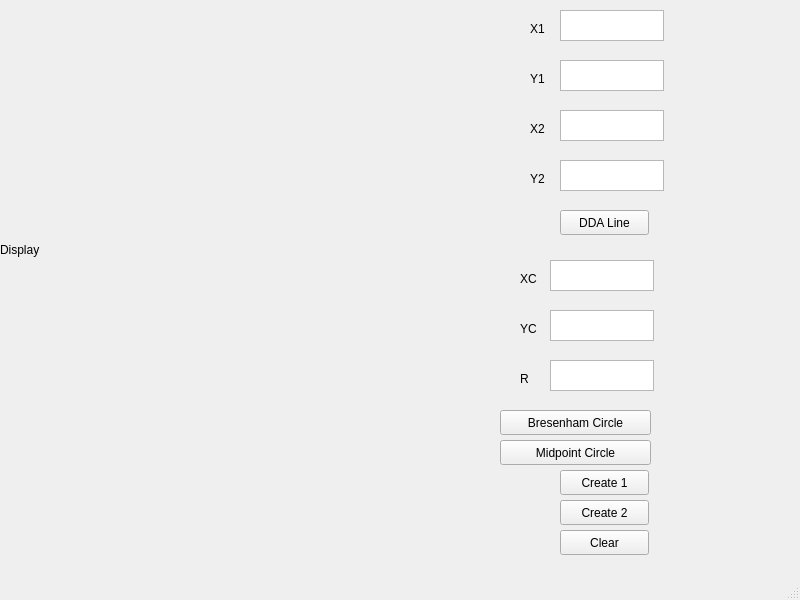
<?xml version="1.0" encoding="UTF-8"?>
<ui version="4.0">
 <class>MainWindow</class>
 <widget class="QMainWindow" name="MainWindow">
  <property name="geometry">
   <rect>
    <x>0</x>
    <y>0</y>
    <width>800</width>
    <height>600</height>
   </rect>
  </property>
  <property name="windowTitle">
   <string>MainWindow</string>
  </property>
  <widget class="QWidget" name="centralwidget">
   <widget class="QPlainTextEdit" name="plainTextEdit">
    <property name="geometry">
     <rect>
      <x>560</x>
      <y>10</y>
      <width>104</width>
      <height>31</height>
     </rect>
    </property>
   </widget>
   <widget class="QPlainTextEdit" name="plainTextEdit_2">
    <property name="geometry">
     <rect>
      <x>560</x>
      <y>60</y>
      <width>104</width>
      <height>31</height>
     </rect>
    </property>
   </widget>
   <widget class="QPlainTextEdit" name="plainTextEdit_3">
    <property name="geometry">
     <rect>
      <x>560</x>
      <y>110</y>
      <width>104</width>
      <height>31</height>
     </rect>
    </property>
   </widget>
   <widget class="QPlainTextEdit" name="plainTextEdit_4">
    <property name="geometry">
     <rect>
      <x>560</x>
      <y>160</y>
      <width>104</width>
      <height>31</height>
     </rect>
    </property>
   </widget>
   <widget class="QLabel" name="label">
    <property name="geometry">
     <rect>
      <x>530</x>
      <y>20</y>
      <width>67</width>
      <height>17</height>
     </rect>
    </property>
    <property name="text">
     <string>X1</string>
    </property>
   </widget>
   <widget class="QLabel" name="label_2">
    <property name="geometry">
     <rect>
      <x>530</x>
      <y>70</y>
      <width>67</width>
      <height>17</height>
     </rect>
    </property>
    <property name="text">
     <string>Y1</string>
    </property>
   </widget>
   <widget class="QLabel" name="label_3">
    <property name="geometry">
     <rect>
      <x>530</x>
      <y>120</y>
      <width>67</width>
      <height>17</height>
     </rect>
    </property>
    <property name="text">
     <string>X2</string>
    </property>
   </widget>
   <widget class="QLabel" name="label_4">
    <property name="geometry">
     <rect>
      <x>530</x>
      <y>170</y>
      <width>67</width>
      <height>17</height>
     </rect>
    </property>
    <property name="text">
     <string>Y2</string>
    </property>
   </widget>
   <widget class="QPushButton" name="DDA_line">
    <property name="geometry">
     <rect>
      <x>560</x>
      <y>210</y>
      <width>89</width>
      <height>25</height>
     </rect>
    </property>
    <property name="text">
     <string>DDA Line</string>
    </property>
   </widget>
   <widget class="QLabel" name="display">
    <property name="geometry">
     <rect>
      <x>0</x>
      <y>0</y>
      <width>500</width>
      <height>500</height>
     </rect>
    </property>
    <property name="text">
     <string>Display</string>
    </property>
   </widget>
   <widget class="QLabel" name="label_6">
    <property name="geometry">
     <rect>
      <x>520</x>
      <y>270</y>
      <width>67</width>
      <height>17</height>
     </rect>
    </property>
    <property name="text">
     <string>XC</string>
    </property>
   </widget>
   <widget class="QLabel" name="label_7">
    <property name="geometry">
     <rect>
      <x>520</x>
      <y>320</y>
      <width>67</width>
      <height>17</height>
     </rect>
    </property>
    <property name="text">
     <string>YC</string>
    </property>
   </widget>
   <widget class="QLabel" name="label_8">
    <property name="geometry">
     <rect>
      <x>520</x>
      <y>370</y>
      <width>67</width>
      <height>17</height>
     </rect>
    </property>
    <property name="text">
     <string>R</string>
    </property>
   </widget>
   <widget class="QPlainTextEdit" name="plainTextEdit_5">
    <property name="geometry">
     <rect>
      <x>550</x>
      <y>360</y>
      <width>104</width>
      <height>31</height>
     </rect>
    </property>
   </widget>
   <widget class="QPlainTextEdit" name="plainTextEdit_6">
    <property name="geometry">
     <rect>
      <x>550</x>
      <y>310</y>
      <width>104</width>
      <height>31</height>
     </rect>
    </property>
   </widget>
   <widget class="QPlainTextEdit" name="plainTextEdit_7">
    <property name="geometry">
     <rect>
      <x>550</x>
      <y>260</y>
      <width>104</width>
      <height>31</height>
     </rect>
    </property>
   </widget>
   <widget class="QPushButton" name="B_Circle">
    <property name="geometry">
     <rect>
      <x>500</x>
      <y>410</y>
      <width>151</width>
      <height>25</height>
     </rect>
    </property>
    <property name="text">
     <string>Bresenham Circle</string>
    </property>
   </widget>
   <widget class="QPushButton" name="M_Circle">
    <property name="geometry">
     <rect>
      <x>500</x>
      <y>440</y>
      <width>151</width>
      <height>25</height>
     </rect>
    </property>
    <property name="text">
     <string>Midpoint Circle</string>
    </property>
   </widget>
   <widget class="QPushButton" name="create_1">
    <property name="geometry">
     <rect>
      <x>560</x>
      <y>470</y>
      <width>89</width>
      <height>25</height>
     </rect>
    </property>
    <property name="text">
     <string>Create 1</string>
    </property>
   </widget>
   <widget class="QPushButton" name="create_2">
    <property name="geometry">
     <rect>
      <x>560</x>
      <y>500</y>
      <width>89</width>
      <height>25</height>
     </rect>
    </property>
    <property name="text">
     <string>Create 2</string>
    </property>
   </widget>
   <widget class="QPushButton" name="clear">
    <property name="geometry">
     <rect>
      <x>560</x>
      <y>530</y>
      <width>89</width>
      <height>25</height>
     </rect>
    </property>
    <property name="text">
     <string>Clear</string>
    </property>
   </widget>
  </widget>
  <widget class="QMenuBar" name="menubar">
   <property name="geometry">
    <rect>
     <x>0</x>
     <y>0</y>
     <width>800</width>
     <height>22</height>
    </rect>
   </property>
  </widget>
  <widget class="QStatusBar" name="statusbar"/>
 </widget>
 <resources/>
 <connections/>
</ui>
